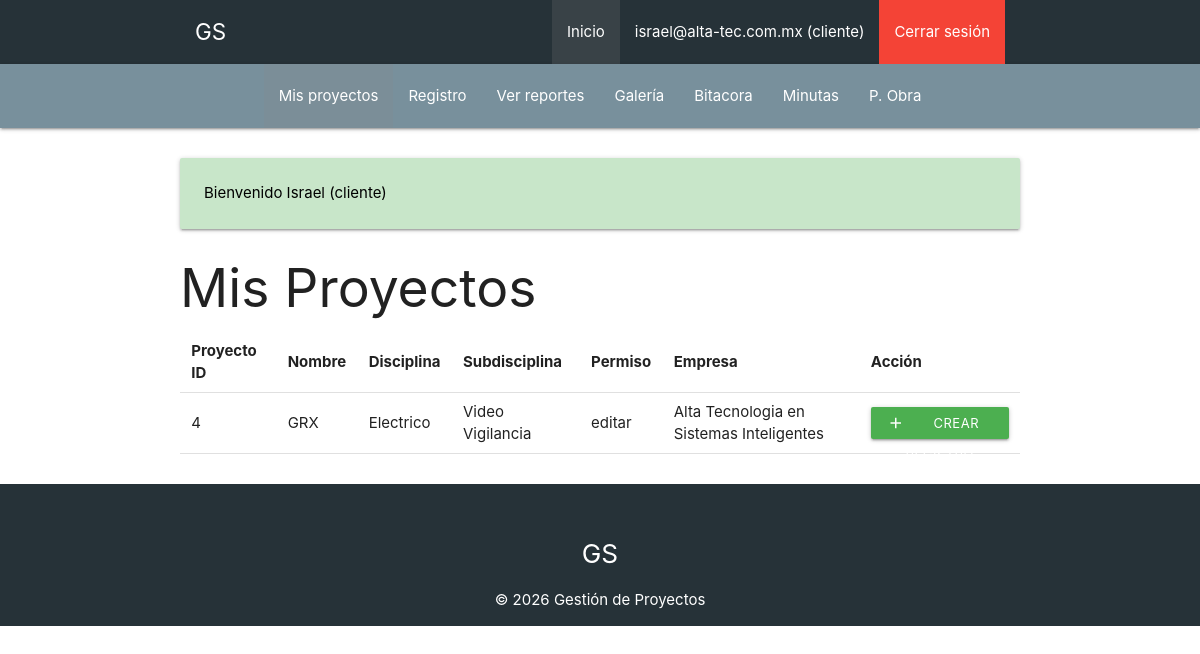
/mis-proyectos (signed in), run on the app's committed database.
### tables this page shows
CREATE TABLE `permisos` (
  `id` int NOT NULL AUTO_INCREMENT,
  `cliente_id` int NOT NULL,
  `proyecto_id` int NOT NULL,
  `empresa_id` int NOT NULL,
  `permiso` enum('leer','editar') NOT NULL DEFAULT 'leer',
  PRIMARY KEY (`id`),
  KEY `cliente_id` (`cliente_id`),
  KEY `proyecto_id` (`proyecto_id`),
  KEY `empresa_id` (`empresa_id`),
  CONSTRAINT `permisos_ibfk_1` FOREIGN KEY (`cliente_id`) REFERENCES `usuarios` (`id`),
  CONSTRAINT `permisos_ibfk_2` FOREIGN KEY (`proyecto_id`) REFERENCES `proyectos` (`id`),
  CONSTRAINT `permisos_ibfk_3` FOREIGN KEY (`empresa_id`) REFERENCES `empresas` (`id`)
);

CREATE TABLE `proyectos` (
  `id` int NOT NULL AUTO_INCREMENT,
  `nombre` varchar(255) NOT NULL,
  `ubicacion` varchar(255) NOT NULL,
  `disciplina_id` int NOT NULL,
  `subdisciplina_id` int NOT NULL,
  `fecha_inicio` date NOT NULL,
  `fecha_fin` date DEFAULT NULL,
  PRIMARY KEY (`id`),
  KEY `disciplina_id` (`disciplina_id`),
  KEY `subdisciplina_id` (`subdisciplina_id`),
  CONSTRAINT `proyectos_ibfk_1` FOREIGN KEY (`disciplina_id`) REFERENCES `disciplinas` (`id`),
  CONSTRAINT `proyectos_ibfk_2` FOREIGN KEY (`subdisciplina_id`) REFERENCES `subdisciplinas` (`id`)
);

CREATE TABLE `disciplinas` (
  `id` int NOT NULL AUTO_INCREMENT,
  `nombre` varchar(100) NOT NULL,
  PRIMARY KEY (`id`)
);

CREATE TABLE `subdisciplinas` (
  `id` int NOT NULL AUTO_INCREMENT,
  `disciplina_id` int NOT NULL,
  `nombre` varchar(100) NOT NULL,
  PRIMARY KEY (`id`),
  KEY `disciplina_id` (`disciplina_id`),
  CONSTRAINT `subdisciplinas_ibfk_1` FOREIGN KEY (`disciplina_id`) REFERENCES `disciplinas` (`id`) ON DELETE CASCADE
);

CREATE TABLE `empresas` (
  `id` int NOT NULL AUTO_INCREMENT,
  `nombre` varchar(255) NOT NULL,
  `nombreCliente` varchar(255) NOT NULL,
  `email` varchar(255) NOT NULL,
  `telefono` varchar(50) NOT NULL,
  `logo` varchar(255) DEFAULT NULL,
  `rfc` varchar(50) DEFAULT NULL,
  `direccion` text,
  PRIMARY KEY (`id`)
);

### controllers/PermisoController.php (called while the page is built, shortened)
<?php
class PermisoController {
    public static function misProyectos(Router $router) {
        $clienteId = idActual();
        $query = "SELECT p.id AS proyecto_id, p.nombre AS proyecto_nombre, ";
        $query .= "d.nombre AS disciplina_nombre, sd.nombre AS subdisciplina_nombre, ";
        $query .= "perm.permiso, perm.empresa_id, e.nombre AS empresa_nombre ";
        $query .= "FROM permisos perm ";
        $query .= "JOIN proyectos p ON perm.proyecto_id = p.id ";
        $query .= "LEFT JOIN disciplinas d ON p.disciplina_id = d.id ";
        $query .= "LEFT JOIN subdisciplinas sd ON p.subdisciplina_id = sd.id ";
        $query .= "JOIN empresas e ON perm.empresa_id = e.id ";
        $query .= "WHERE perm.cliente_id = " . intval($clienteId);
        $resultado = Permiso::consultaSQL($query);
        $router->render('permisos/misProyectos', [
            'permisos' => $resultado
        ]);
    }
}

### public/index.php (called while the page is built, shortened)
<?php
$router = new Router();
$router->get('/', [PaginasController::class, 'index']);
$router->post('/', [PaginasController::class, 'index']);
$router->get('/p-obra', [ActividadObraController::class, 'index']);
$router->get('/p-obra/crear', [ActividadObraController::class, 'crear']);
$router->post('/p-obra/crear', [ActividadObraController::class, 'crear']);
$router->get('/p-obra/editar', [ActividadObraController::class, 'editar']);
$router->post('/p-obra/editar', [ActividadObraController::class, 'editar']);
$router->post('/p-obra/eliminar', [ActividadObraController::class, 'eliminar']);
$router->get('/logout', [AuthController::class, 'logout']);
$router->get('/admin', [AdminController::class, 'index']);
$router->get('/empresas', [EmpresaController::class, 'index']);
$router->get('/empresas/crear', [EmpresaController::class, 'crear']);
$router->post('/empresas/crear', [EmpresaController::class, 'crear']);
$router->get('/empresas/actualizar', [EmpresaController::class, 'actualizar']);
$router->post('/empresas/actualizar', [EmpresaController::class, 'actualizar']);
$router->post('/empresas/eliminar', [EmpresaController::class, 'eliminar']);
$router->get('/permisos', [PermisoController::class, 'index']);
$router->get('/permisos/crear', [PermisoController::class, 'crear']);
$router->post('/permisos/crear', [PermisoController::class, 'crear']);
$router->get('/permisos/actualizar', [PermisoController::class, 'actualizar']);
$router->post('/permisos/actualizar', [PermisoController::class, 'actualizar']);
$router->post('/permisos/eliminar', [PermisoController::class, 'eliminar']);
$router->get('/mis-proyectos', [PermisoController::class, 'misProyectos']);
$router->get('/clientes', [UsuarioController::class, 'index']);
$router->get('/clientes/crear', [UsuarioController::class, 'crear']);
$router->post('/clientes/crear', [UsuarioController::class, 'crear']);
$router->get('/clientes/actualizar', [UsuarioController::class, 'actualizar']);
$router->post('/clientes/actualizar', [UsuarioController::class, 'actualizar']);
$router->post('/clientes/eliminar', [UsuarioController::class, 'eliminar']);
$router->get('/disciplinas', [DisciplinaController::class, 'index']);
$router->get('/disciplinas/crear', [DisciplinaController::class, 'crear']);
$router->post('/disciplinas/crear', [DisciplinaController::class, 'crear']);
$router->get('/disciplinas/actualizar', [DisciplinaController::class, 'actualizar']);
$router->post('/disciplinas/actualizar', [DisciplinaController::class, 'actualizar']);
$router->post('/disciplinas/eliminar', [DisciplinaController::class, 'eliminar']);
$router->get('/subdisciplinas', [SubdisciplinaController::class, 'index']);
$router->get('/subdisciplinas/crear', [SubdisciplinaController::class, 'crear']);
$router->post('/subdisciplinas/crear', [SubdisciplinaController::class, 'crear']);
$router->get('/subdisciplinas/actualizar', [SubdisciplinaController::class, 'actualizar']);
$router->post('/subdisciplinas/actualizar', [SubdisciplinaController::class, 'actualizar']);
$router->post('/subdisciplinas/eliminar', [SubdisciplinaController::class, 'eliminar']);
$router->get('/proyectos', [ProyectoController::class, 'index']);
$router->get('/proyectos/crear', [ProyectoController::class, 'crear']);
$router->post('/proyectos/crear', [ProyectoController::class, 'crear']);
$router->get('/proyectos/actualizar', [ProyectoController::class, 'actualizar']);
$router->post('/proyectos/actualizar', [ProyectoController::class, 'actualizar']);
$router->post('/proyectos/eliminar', [ProyectoController::class, 'eliminar']);
$router->get('/reportes', [ReporteController::class, 'index']);
$router->get('/reportes/crear', [ReporteController::class, 'crear']);
$router->post('/reportes/crear', [ReporteController::class, 'crear']);
$router->get('/reportes/editar', [ReporteController::class, 'editar']);
$router->post('/reportes/editar', [ReporteController::class, 'editar']);
$router->get('/reportes/detalle', [ReporteController::class, 'detalle']);
$router->post('/reportes/eliminar', [ReporteController::class, 'eliminar']);
$router->get('/reportes/galeria', [ReporteController::class, 'galeria']);
$router->get('/categorias', [CategoriaController::class, 'index']);
$router->get('/categorias/crear', [CategoriaController::class, 'crear']);
$router->post('/categorias/crear', [CategoriaController::class, 'crear']);
$router->get('/categorias/actualizar', [CategoriaController::class, 'actualizar']);
$router->post('/categorias/actualizar', [CategoriaController::class, 'actualizar']);
$router->post('/categorias/eliminar', [CategoriaController::class, 'eliminar']);
$router->get('/bitacora', [BitacoraController::class, 'index']);
$router->get('/bitacora/crear', [BitacoraController::class, 'crear']);
$router->post('/bitacora/crear', [BitacoraController::class, 'crear']);
$router->get('/bitacora/editar', [BitacoraController::class, 'editar']);
$router->post('/bitacora/editar', [BitacoraController::class, 'editar']);
$router->post('/bitacora/eliminar', [BitacoraController::class, 'eliminar']);
$router->get('/bitacora/detalle', [BitacoraController::class, 'detalle']);
$router->get('/minutas', [MinutaController::class, 'index']);
$router->get('/minutas/crear', [MinutaController::class, 'crear']);
$router->post('/minutas/crear', [MinutaController::class, 'crear']);
$router->get('/minutas/actualizar', [MinutaController::class, 'actualizar']);
$router->post('/minutas/actualizar', [MinutaController::class, 'actualizar']);
$router->post('/minutas/eliminar', [MinutaController::class, 'eliminar']);
$router->get('/minutas/detalle', [MinutaController::class, 'detalle']);
$router->comprobarRutas();

### models/ActiveRecord.php (called while the page is built, shortened)
<?php
class ActiveRecord {
    protected static $infoBasedatos;
    public static function confDatabase($baseDatos) {
        self::$infoBasedatos = $baseDatos;
    }
    public static function consultaSQL($query) {
        $resultado = self::$infoBasedatos->query($query);
        $array = [];
        while($registroDB = $resultado->fetch_assoc()) {
            $array[] = static::crearObjeto($registroDB);
        }
        return $array;
    }
    protected static function crearObjeto($registro) {
        $objeto = new static;
        foreach($registro as $key => $value) {
            if(property_exists($objeto, $key)) {
                $objeto->$key = $value;
            }
        }
        return $objeto;
    }
}

### views/permisos/misProyectos.php (the view)
<h2>Mis Proyectos</h2>
<?php if(empty($permisos)): ?>
    <p>No tienes permisos asignados.</p>
<?php else: ?>
    <div class="responsive-table">
    <table class="tabla-datos">
        <thead>
            <tr>
                <th>Proyecto ID</th>
                <th>Nombre</th>
                <th>Disciplina</th>
                <th>Subdisciplina</th>
                <th>Permiso</th>
                <th>Empresa</th>
                <th>Acción</th>
            </tr>
        </thead>
        <tbody>
            <?php foreach($permisos as $p): ?>
                <tr>
                    <td><?php echo $p->proyecto_id; ?></td>
                    <td><?php echo $p->proyecto_nombre; ?></td>
                    <td><?php echo $p->disciplina_nombre ?? '-'; ?></td>
                    <td><?php echo $p->subdisciplina_nombre ?? '-'; ?></td>
                    <td><?php echo $p->permiso; ?></td>
                    <td><?php echo $p->empresa_nombre; ?></td>
                    <td>
                    <?php if($p->permiso === 'editar'): ?>
                        <a href="/reportes/crear?proyecto_id=<?php echo $p->proyecto_id; ?>" class="btn green btn-small"><i class="material-icons left">add</i>Crear registro</a>
                    <?php else: ?>
                        <span class="texto-pequeno">(solo lectura)</span>
                    <?php endif; ?>
                </td>
                </tr>
            <?php endforeach; ?>
        </tbody>
    </table>
    </div>
<?php endif; ?>

### public/css/custom.css (style rules this page uses)
h2 { margin-top: 2rem; margin-bottom: 1rem; }
.tabla-datos th, .tabla-datos td { padding: 0.5rem 0.75rem; }

### data on the page
permisos: proyecto "4", proyecto.nombre "GRX", disciplinas.nombre "Electrico", subdisciplinas.nombre "Video Vigilancia", permiso "editar", empresa.nombre "Alta Tecnologia en Sistemas Inteligentes"

### other printed values
usuarioActual() "israel@alta-tec.com.mx"
rolActual() "cliente"
$textoMensaje "Bienvenido Israel (cliente)"
